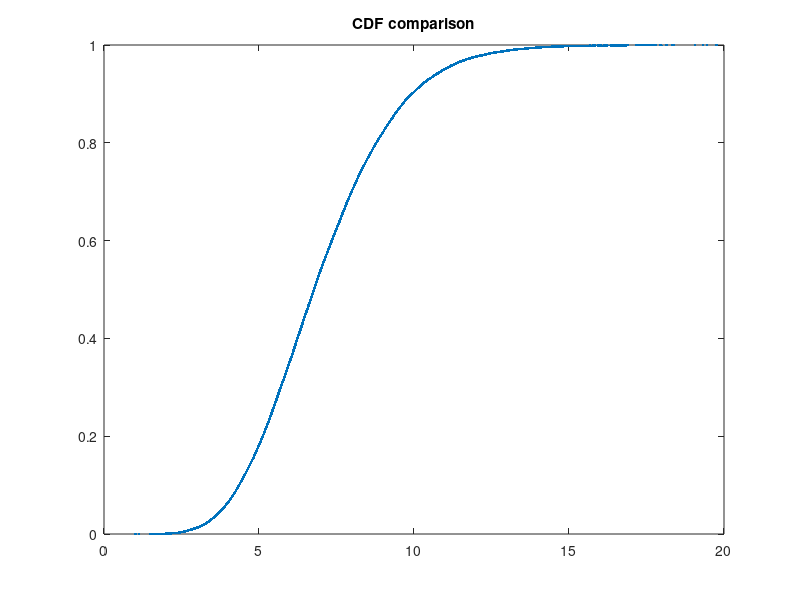

This figure's MATLAB source: (Note: this script raises an error after producing the figure.)
clear all;
close all;
clc;
format long;

fID = fopen("TraceA-I.txt", 'r');
Tr = fscanf(fID, "%f\n",[1 Inf]);
Tr = Tr';

Dim = size(Tr, 1);
FirstMoment = mean(Tr)
SecondMoment = sum(Tr.^2)/Dim
ThirdMoment = sum(Tr.^3)/Dim
cv = std(Tr)/FirstMoment;
X_axes = (0:(floor(max(Tr))+1)*10)/10;
plot(sort(Tr), (1:Dim)/Dim, ".", 'DisplayName', 'Empirical');
title("CDF comparison");
hold on;


% Uniform
a = FirstMoment - sqrt(12*(SecondMoment - FirstMoment^2))/2;
b = FirstMoment + sqrt(12*(SecondMoment - FirstMoment^2))/2;
plot(X_axes, Unif_cdf(X_axes, [a,b]), "Red", 'DisplayName', 'Uniform');

% Exponential
lambdaExp = 1/FirstMoment;
plot(X_axes, Exp_cdf(X_axes, lambdaExp), "Green", 'DisplayName', 'Exponential');

% Erlang, deve avere cv <= 1
% cv = 1/(k^(1/2))
k = round((FirstMoment^2)/(SecondMoment-FirstMoment^2));
lambdaErl = k/FirstMoment;
plot(X_axes, Erlang_cdf(X_axes, [lambdaErl,k]), "Black", 'DisplayName', 'Erlang');
%plot(X_axes, cdf("Gamma", X_axes, k, 1/lambdaErl), "Yellow");

global M1
global M2
M1 = FirstMoment;
M2 = SecondMoment;

% Weibull
ParametersWeibull = fsolve(@(params)Weibull_momentsEquation(params), [1, 1]);
%plot(X_axes, cdf("Weibull", X_axes, ParametersWeibull(1), ParametersWeibull(2)), "Yellow");
plot(X_axes, Weibull_cdf(X_axes, [ParametersWeibull(1), ParametersWeibull(2)]), "Cyan", 'DisplayName', 'Weibull');

% Pareto
ParametersPareto = fsolve(@(params)Pareto_momentsEquation(params), [10, 10]);
plot(X_axes, Pareto_cdf(X_axes, [ParametersPareto(1), ParametersPareto(2)]), "Magenta", 'DisplayName', 'Pareto');

% Hyper exponential, deve avere cv >= 1
ParametersHyperExp = mle(Tr, "pdf", @(x, lambda1, lambda2, prob)HyperExp_pdf(x, [lambda1, lambda2, prob]), "Start", [0.8/FirstMoment, 1.2/FirstMoment, 0.4]);
%plot(X_axes, HyperExp_cdf(X_axes, ParametersHyperExp), "Yellow", 'DisplayName', 'HyperExp');

% Hypo exponential, deve avere cv < 1
% cv = ((lambda1^2 + lambda2^2)^(1/2)) / (lambda1+lambda2)
ParametersHypoExp = mle(Tr, "pdf", @(x, lambda1, lambda2)HypoExp_pdf(x, [lambda1, lambda2]), "Start", [1/(0.3*FirstMoment), 1/(0.7*FirstMoment)]);
plot(X_axes, HypoExp_cdf(X_axes, ParametersHypoExp), 'DisplayName', 'HypoExp');

legend;


figure;
plot(sort(Tr), (1:Dim)/Dim, ".", 'DisplayName', 'Empirical', 'Color', [0 1 0]);
title("CDF comparison");
hold on;
plot(X_axes, Erlang_cdf(X_axes, [lambdaErl,k]), "-", 'DisplayName', 'Erlang', 'Color', [0 0 0]);

legend;